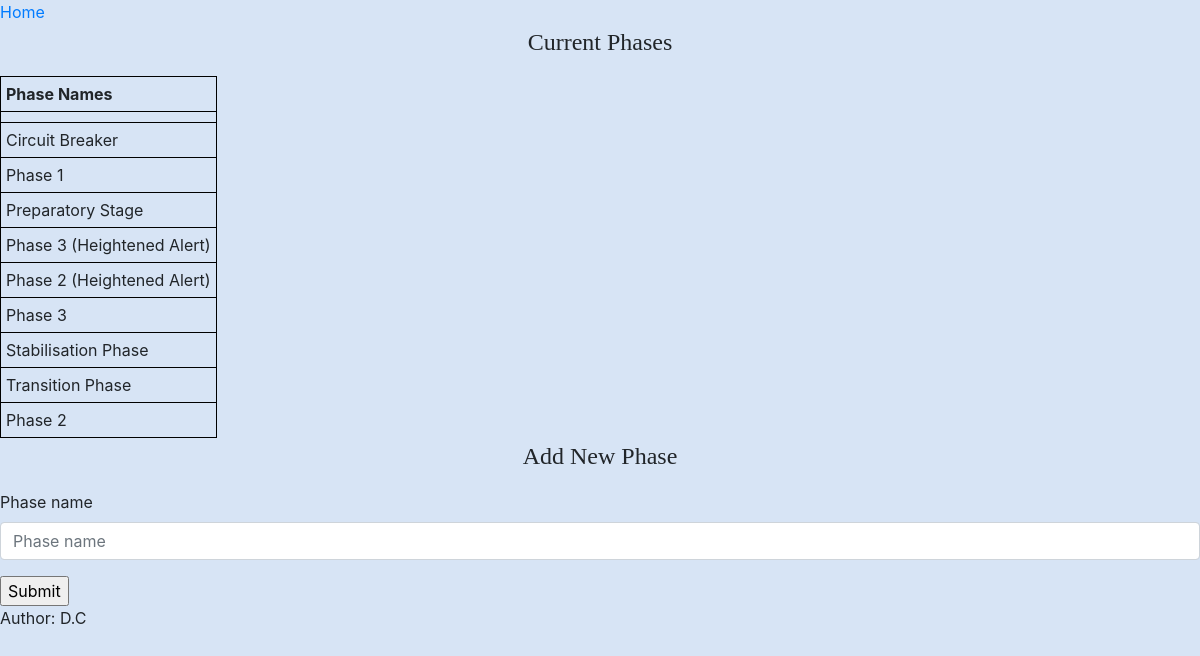
/create_phase/, run on the app's committed database.
### RESTAPI/models.py (models this page shows)
class Phase(models.Model):
    phase_name = models.CharField(max_length=256, null=False, blank=False)
    def __str__(self):
        return self.phase_name

### RESTAPI/views.py (the view)
# urls.py: path('create_phase/', views.PhaseCreate.as_view(), name='create_phase'),
class PhaseCreate(CreateView):
    model = Phase
    template_name= 'pages/create_phase.html'
    form_class = PhaseForm
    success_url = '/create_phase/'
    def get_context_data(self, **kwargs):
        context = super().get_context_data(**kwargs)
        context['phases'] = Phase.objects.all()
        return context

### RESTAPI/forms.py
class PhaseForm(ModelForm):
    class Meta:
        model = Phase
        fields = ['phase_name']

### RESTAPI/templates/pages/create_phase.html (shortened to what this page needs)
{% extends "./base.html" %}
{% load bootstrap4 %}
{% block content %}
    <div id = "header">
        <p> Current Phases </p>
    </div>
    <table>
        <tr><th>Phase Names</th></tr>
        {% for phase in phases %}
        <tr><td>{{ phase }}</td></tr>
        {% endfor %}
    </table>
    <div id="header">
        <p>Add New Phase</p>
    </div>
    <div id="content">
        <form action="/create_phase/" method="post" class="form">
            {% bootstrap_form form %}
            <input type="submit" value="Submit">
        </form>
    </div>
{% endblock %}

### RESTAPI/templates/pages/base.html
{% include "./header.html" %}
{% include "./nav.html" %}
<div class = "content">
    {% block content %} Did not render content {% endblock %}
</div>
{% include "./footer.html" %}

### RESTAPI/templates/pages/header.html (shortened to what this page needs)
{% load bootstrap4 %}
<!DOCTYPE html>
<html lang="en">
    <head>
        {% bootstrap_css %}
        <link rel="stylesheet" type="text/css" href="../static/css/covid.css">
    </head>
    <body>

### RESTAPI/templates/pages/nav.html
<div id="navigation">
    <a href="/">Home</a>
</div>

### RESTAPI/templates/pages/footer.html
        <div id="footer">
            <p>Author: D.C</p>
        </div>
    </body>
</html>

### RESTAPI/static/css/covid.css (style rules this page uses)
body { background-color:#d7e4f5; }
#header { text-align: center; font-size: 24px; font-family: Georgia, serif; }
table, th, td { border: 1px solid black; border-collapse: collapse; padding: 5px; }

### data on the page
Phase: phase_name "Circuit Breaker"
Phase: phase_name "Phase 1"
Phase: phase_name "Preparatory Stage"
Phase: phase_name "Phase 3 (Heightened Alert)"
Phase: phase_name "Phase 2 (Heightened Alert)"
Phase: phase_name "Phase 3"
Phase: phase_name "Stabilisation Phase"
Phase: phase_name "Transition Phase"
Phase: phase_name "Phase 2"
